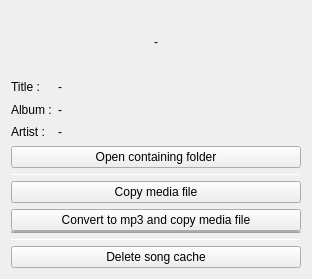
<?xml version="1.0" encoding="UTF-8"?>
<ui version="4.0">
 <class>TrackProperties</class>
 <widget class="QWidget" name="TrackProperties">
  <property name="geometry">
   <rect>
    <x>0</x>
    <y>0</y>
    <width>312</width>
    <height>279</height>
   </rect>
  </property>
  <property name="windowTitle">
   <string>Track properties</string>
  </property>
  <layout class="QVBoxLayout" name="verticalLayout_3">
   <item>
    <layout class="QVBoxLayout" name="verticalLayout_2">
     <item>
      <layout class="QHBoxLayout" name="horizontalLayout">
       <item>
        <widget class="QLabel" name="cover">
         <property name="text">
          <string>-</string>
         </property>
         <property name="alignment">
          <set>Qt::AlignCenter</set>
         </property>
        </widget>
       </item>
      </layout>
     </item>
     <item>
      <layout class="QGridLayout" name="gridLayout">
       <item row="1" column="0">
        <widget class="QLabel" name="album">
         <property name="sizePolicy">
          <sizepolicy hsizetype="Maximum" vsizetype="Preferred">
           <horstretch>0</horstretch>
           <verstretch>0</verstretch>
          </sizepolicy>
         </property>
         <property name="text">
          <string>Album :</string>
         </property>
        </widget>
       </item>
       <item row="0" column="0">
        <widget class="QLabel" name="title">
         <property name="sizePolicy">
          <sizepolicy hsizetype="Maximum" vsizetype="Preferred">
           <horstretch>0</horstretch>
           <verstretch>0</verstretch>
          </sizepolicy>
         </property>
         <property name="text">
          <string>Title :</string>
         </property>
        </widget>
       </item>
       <item row="2" column="0">
        <widget class="QLabel" name="artist">
         <property name="sizePolicy">
          <sizepolicy hsizetype="Maximum" vsizetype="Preferred">
           <horstretch>0</horstretch>
           <verstretch>0</verstretch>
          </sizepolicy>
         </property>
         <property name="text">
          <string>Artist :</string>
         </property>
        </widget>
       </item>
       <item row="0" column="1">
        <widget class="ElidedLabel" name="title_val">
         <property name="text">
          <string>-</string>
         </property>
         <property name="wordWrap">
          <bool>false</bool>
         </property>
        </widget>
       </item>
       <item row="1" column="1">
        <widget class="QLabel" name="album_val">
         <property name="text">
          <string>-</string>
         </property>
         <property name="wordWrap">
          <bool>true</bool>
         </property>
        </widget>
       </item>
       <item row="2" column="1">
        <widget class="QLabel" name="artist_val">
         <property name="text">
          <string>-</string>
         </property>
         <property name="wordWrap">
          <bool>true</bool>
         </property>
        </widget>
       </item>
      </layout>
     </item>
    </layout>
   </item>
   <item>
    <layout class="QVBoxLayout" name="verticalLayout">
     <item>
      <widget class="QPushButton" name="showInFiles">
       <property name="text">
        <string>Open containing folder</string>
       </property>
       <property name="icon">
        <iconset resource="icons.qrc">
         <normaloff>:/icons/micro/open_folder.png</normaloff>:/icons/micro/open_folder.png</iconset>
       </property>
      </widget>
     </item>
     <item>
      <widget class="Line" name="line">
       <property name="minimumSize">
        <size>
         <width>0</width>
         <height>1</height>
        </size>
       </property>
       <property name="maximumSize">
        <size>
         <width>16777215</width>
         <height>1</height>
        </size>
       </property>
       <property name="styleSheet">
        <string notr="true"/>
       </property>
       <property name="orientation">
        <enum>Qt::Horizontal</enum>
       </property>
      </widget>
     </item>
     <item>
      <widget class="QPushButton" name="copy">
       <property name="text">
        <string>Copy media file</string>
       </property>
       <property name="icon">
        <iconset resource="icons.qrc">
         <normaloff>:/icons/micro/paste.png</normaloff>:/icons/micro/paste.png</iconset>
       </property>
      </widget>
     </item>
     <item>
      <layout class="QVBoxLayout" name="verticalLayout_4">
       <property name="spacing">
        <number>0</number>
       </property>
       <item>
        <widget class="QPushButton" name="copy_with_tags">
         <property name="text">
          <string>Convert to mp3 and copy media file</string>
         </property>
         <property name="icon">
          <iconset resource="icons.qrc">
           <normaloff>:/icons/micro/paste.png</normaloff>:/icons/micro/paste.png</iconset>
         </property>
        </widget>
       </item>
       <item>
        <widget class="QProgressBar" name="progressBar">
         <property name="maximumSize">
          <size>
           <width>16777215</width>
           <height>2</height>
          </size>
         </property>
         <property name="format">
          <string/>
         </property>
        </widget>
       </item>
      </layout>
     </item>
     <item>
      <widget class="Line" name="line_2">
       <property name="minimumSize">
        <size>
         <width>0</width>
         <height>1</height>
        </size>
       </property>
       <property name="maximumSize">
        <size>
         <width>16777215</width>
         <height>1</height>
        </size>
       </property>
       <property name="orientation">
        <enum>Qt::Horizontal</enum>
       </property>
      </widget>
     </item>
     <item>
      <widget class="QPushButton" name="deleteTrack">
       <property name="text">
        <string>Delete song cache</string>
       </property>
       <property name="icon">
        <iconset resource="icons.qrc">
         <normaloff>:/icons/sidebar/removeFromLibrary.png</normaloff>:/icons/sidebar/removeFromLibrary.png</iconset>
       </property>
      </widget>
     </item>
    </layout>
   </item>
  </layout>
 </widget>
 <customwidgets>
  <customwidget>
   <class>ElidedLabel</class>
   <extends>QLabel</extends>
   <header>elidedlabel.h</header>
  </customwidget>
 </customwidgets>
 <resources>
  <include location="icons.qrc"/>
 </resources>
 <connections/>
</ui>
